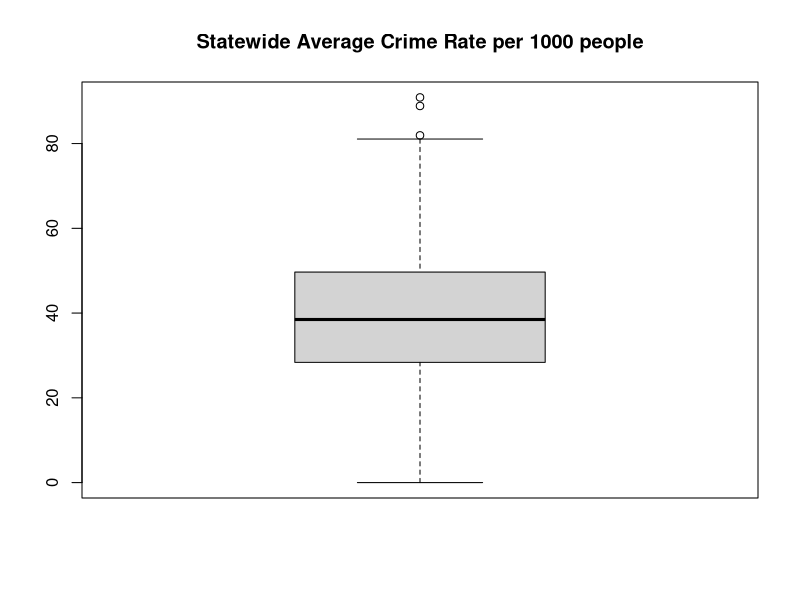
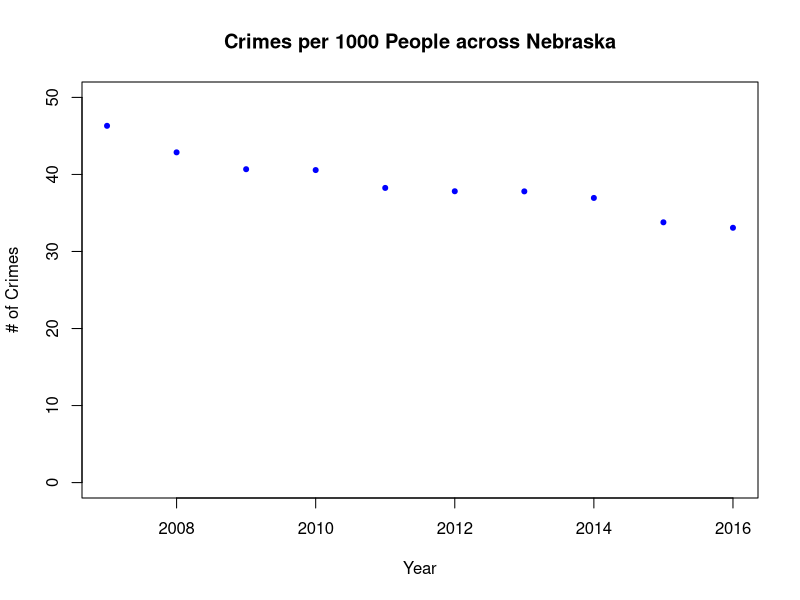
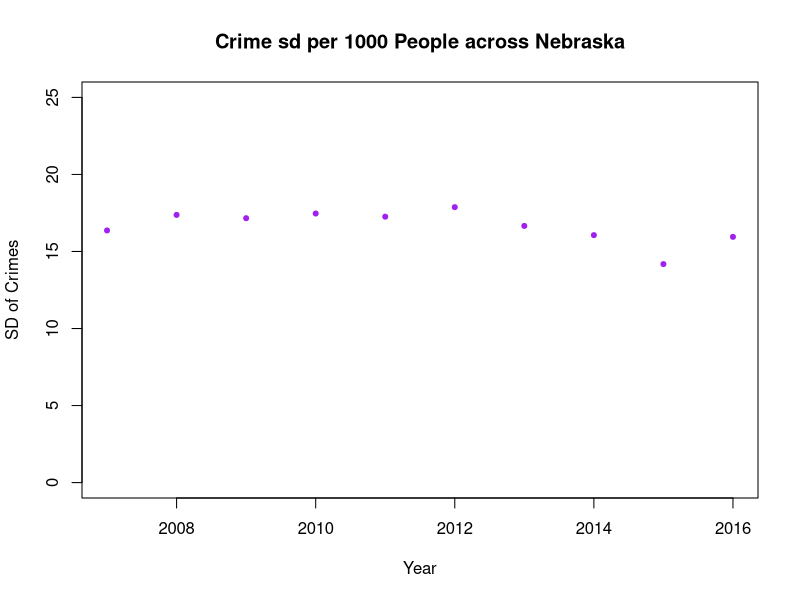
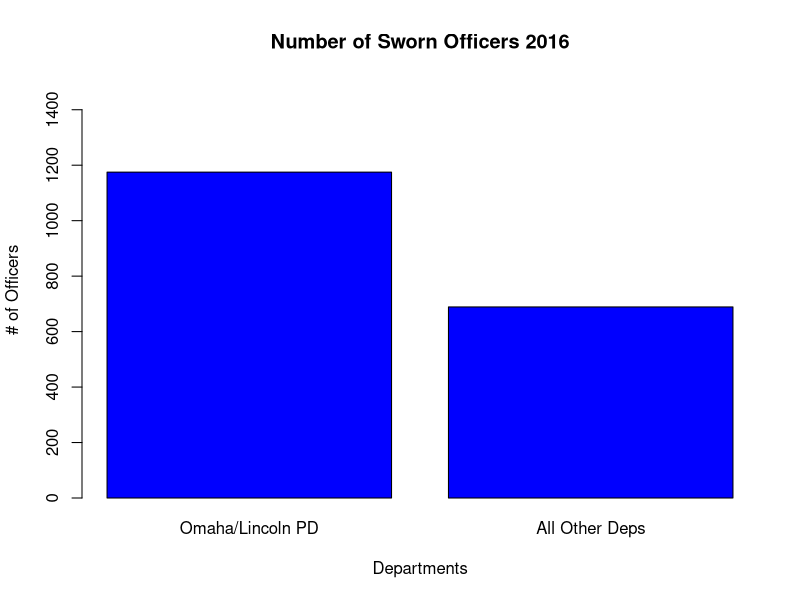
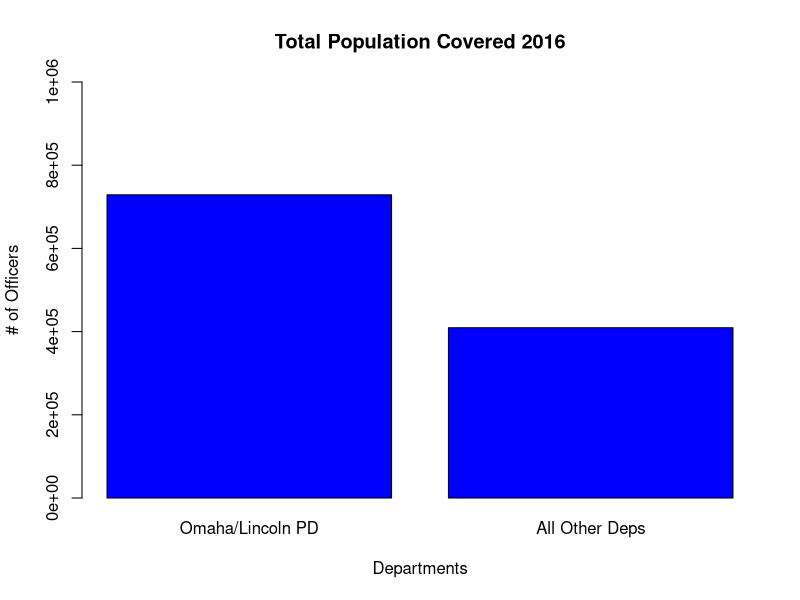
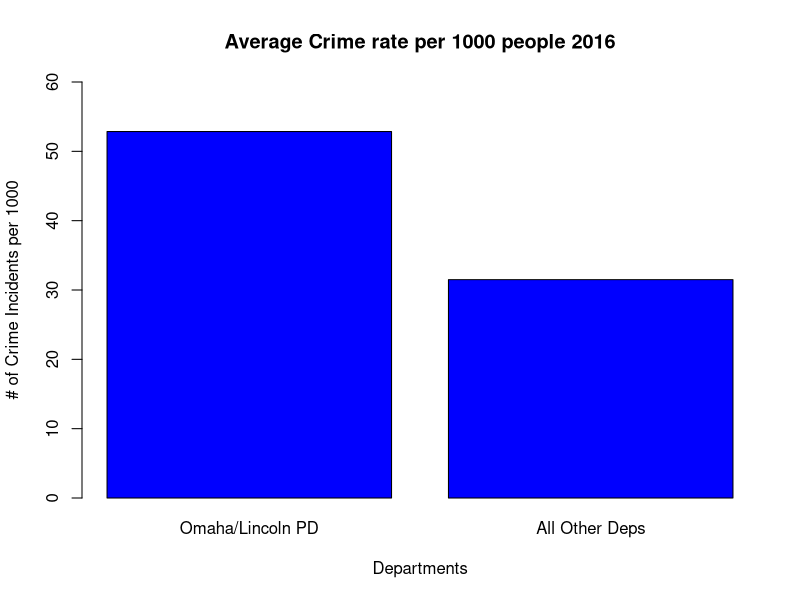
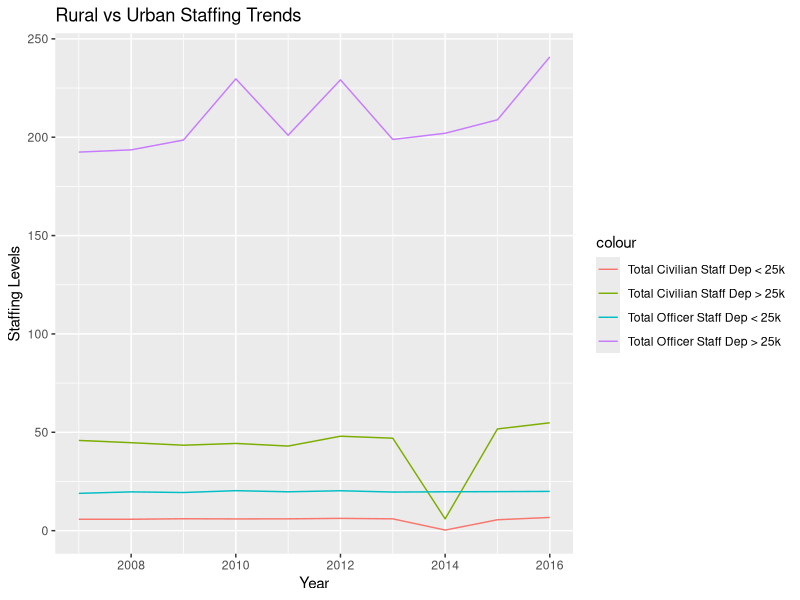
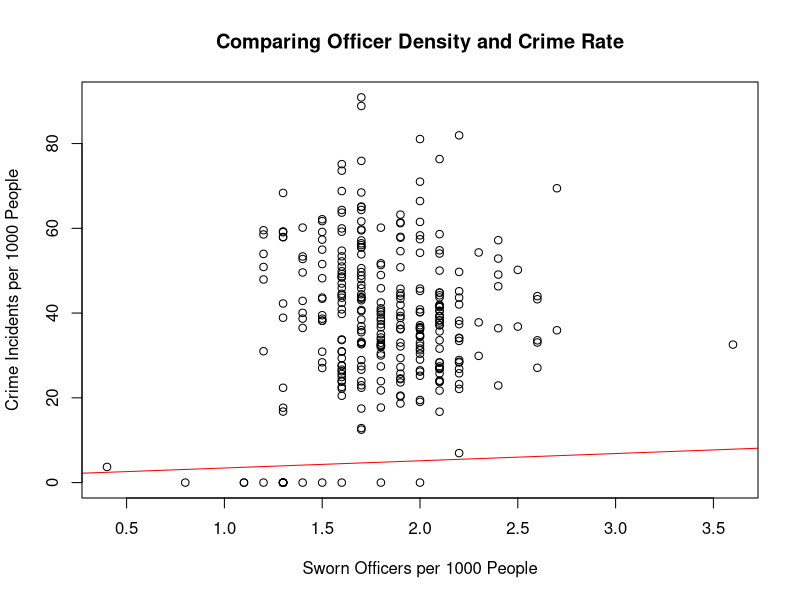

Write R code to recreate these figures, in order.
######################################
### Created by Will Wetzel         ###
### Released under the MIT license ###
### 8086 R Script Deliverable      ###
### 11-1-17                        ###
######################################

###################
### Preparation ###
###################
setwd("~/Documents/GitHub/Data-Rangers/Deliverables/R_Script_Deliverable")
lawCrime <- read.csv("lawStaff_vs_Crime.csv", stringsAsFactors = FALSE)

names(lawCrime)
### Column Names ###
# "year"        "department"  "county"      "ft_so_m"     "ft_so_f"     "ft_c_m"     
# "ft_c_f"      "pt_so"       "pt_c"        "us_so_ft"    "us_so_pt"    "us_c_ft"    
# "us_c_pt"     "pop_covered" "so_per_1000" "num_res_so"  "total_crime"

# Replace null values with 0, from inconsistent data cleaning
columnsToReplace <- lawCrime[,c("us_so_ft", "us_so_pt", "num_res_so",
                      "us_c_ft", "us_c_pt")]
columnsToReplace[is.na(columnsToReplace)] <- 0
lawCrime[,c("us_so_ft", "us_so_pt", "num_res_so",
            "us_c_ft", "us_c_pt")] <- columnsToReplace

# Checking for rows with nulls
# If nothings prints the data has no nulls
nulls <- complete.cases(lawCrime)
nulls
counter <- 0
for (null in nulls) {
  if (!null){
    print(paste("You have nulls at row", counter))
  }
  counter <- counter+1
}

######################
## Statewide Stats ###
######################

# An average of 1.814 sworn officers per 1,000 people in NE for 2007-2016
mean(lawCrime$so_per_1000)

### Crime rate per 1000 people ###

# Create a crime per population covered ratio column
lawCrime$crime_per_pop_covered <- lawCrime$total_crime / lawCrime$pop_covered

# There are an average of 38.88 crimes per 1000 people for 2007-2017 in NE
boxplot(lawCrime$crime_per_pop_covered*1000, main = "Statewide Average Crime Rate per 1000 people")
mean(lawCrime$crime_per_pop_covered*1000)

# Compares average crime per 1000 people by year
yearlyCrimeMeans <- c()
for (year in (unique(lawCrime$year)))
  yearlyCrimeMeans <- append(yearlyCrimeMeans, mean(lawCrime$crime_per_pop_covered[lawCrime$year == year] * 1000))
names(yearlyCrimeMeans) <- c(2007, 2008, 2009, 2010, 2011, 2012, 2013, 2014, 2015, 2016)

plot(names(yearlyCrimeMeans), yearlyCrimeMeans, 
     main = "Crimes per 1000 People across Nebraska",
     xlab = "Year",
     ylab = "# of Crimes",
     ylim = c(0,50),
     pch = 20,
     col = "blue")

# Compares standard deviation of crime per 1000 people by year
yearlyCrimeStandardDev <- c()
for (year in (unique(lawCrime$year)))
  yearlyCrimeStandardDev <- append(yearlyCrimeStandardDev, sd(lawCrime$crime_per_pop_covered[lawCrime$year == year] * 1000))
names(yearlyCrimeStandardDev) <- c(2007, 2008, 2009, 2010, 2011, 2012, 2013, 2014, 2015, 2016)

plot(names(yearlyCrimeStandardDev), yearlyCrimeStandardDev, 
    main = "Crime sd per 1000 People across Nebraska",
    xlab = "Year",
    ylab = "SD of Crimes",
    ylim = c(0,25),
    pch = 20,
    col = "purple")

#########################################
### Departments by Population Covered ###
#########################################
# Comparing Lincoln/Omaha to all other departments

# Split in top 2 departments by pop covered and everyone else,
# looking only at 2016 data
lawCrimeOtherDeps <- lawCrime[lawCrime$year == 2016,]
lawCrimeOtherDeps <- lawCrimeOtherDeps[order(-lawCrimeOtherDeps$pop_covered),]
lawCrimeTopDeps <- lawCrimeOtherDeps[1:2,]
lawCrimeOtherDeps <- lawCrimeOtherDeps[c(-1,-2),]

# Comparing number of full-time Sworn Officers
numSo <- sum(lawCrimeTopDeps$ft_so_m, lawCrimeTopDeps$ft_so_f)
numSo <- c(numSo, sum(lawCrimeOtherDeps$ft_so_m, lawCrimeOtherDeps$ft_so_f))
names(numSo) <- c("Omaha/Lincoln PD", "All Other Deps")
barplot(numSo,
        main = "Number of Sworn Officers 2016",
        xlab = "Departments",
        ylab = "# of Officers",
        col = "blue",
        ylim = c(0,1500))

# Comparing population covered
popCovered <- sum(lawCrimeTopDeps$pop_covered)
popCovered <- c(popCovered, sum(lawCrimeOtherDeps$pop_covered))
names(popCovered) <- c("Omaha/Lincoln PD", "All Other Deps")
barplot(popCovered,
        main = "Total Population Covered 2016",
        xlab = "Departments",
        ylab = "# of Officers",
        col = "blue",
        ylim = c(0, 1000000))

### Average crime per 1000 people by locality ###
localCrime <- c(mean(lawCrimeTopDeps$crime_per_pop_covered)*1000)
localCrime <- c(localCrime, mean(lawCrimeOtherDeps$crime_per_pop_covered*1000))
names(localCrime) <- c("Omaha/Lincoln PD", "All Other Deps")
barplot(localCrime,
        main = "Average Crime rate per 1000 people 2016",
        xlab = "Departments",
        ylab = "# of Crime Incidents per 1000",
        col = "blue",
        ylim = c(0, 60))

##################################################
### Comparing urban vs rural department trends ###
##################################################
# Urban defined as pop. covered > 25,000 people

# Split into departments which cover more than 25,000, and less than 25,000 people
lawCrimeOver25k <- lawCrime[lawCrime$pop_covered >= 25000,]
lawCrimeUnder25k <- lawCrime[lawCrime$pop_covered < 25000,]

### Comparing hiring rates of civilian and sworn officers by population rates

# Create a total full time officer column,
# combining male and female records
lawCrimeOver25k$total_so <- (lawCrimeOver25k$ft_so_m + lawCrimeOver25k$ft_so_f)
lawCrimeUnder25k$total_so <- (lawCrimeUnder25k$ft_so_m + lawCrimeUnder25k$ft_so_f)
# Same for full time civilians
lawCrimeOver25k$total_c <- lawCrimeOver25k$ft_c_m + lawCrimeOver25k$ft_c_f
lawCrimeUnder25k$total_c <- lawCrimeUnder25k$ft_c_m + lawCrimeUnder25k$ft_c_f

# Getting average amount of staff for each year, 
# for both department with population coverage > and < than 25k
years <- c(2007, 2008, 2009, 2010, 2011, 2012, 2013, 2014, 2015, 2016)
annualOfficerHiresOver25k <- c()
annualCivilianHiresOver25k <- c()
annualOfficerHiresUnder25k <- c()
annualCivilianHiresUnder25k <- c()
for (year in years) {
  annualOfficerHiresOver25k <- c(annualOfficerHiresOver25k, mean(lawCrimeOver25k$total_so[lawCrimeOver25k$year == year]))
  annualCivilianHiresOver25k <- c(annualCivilianHiresOver25k, mean(lawCrimeOver25k$total_c[lawCrimeOver25k$year == year]))
  annualOfficerHiresUnder25k <- c(annualOfficerHiresUnder25k, mean(lawCrimeUnder25k$total_so[lawCrimeUnder25k$year == year]))
  annualCivilianHiresUnder25k <- c(annualCivilianHiresUnder25k, mean(lawCrimeUnder25k$total_c[lawCrimeUnder25k$year == year]))
  }

# Plotting Hiring Results
library(ggplot2)
combinedHiring <- data.frame(annualOfficerHiresOver25k,
                             annualCivilianHiresOver25k,
                             annualOfficerHiresUnder25k,
                             annualCivilianHiresUnder25k)
combinedHiring$year <- years
ggplot(data = combinedHiring, aes(x=year)) +
      geom_line(aes(y = annualOfficerHiresOver25k, colour = "Total Officer Staff Dep > 25k")) +
      geom_line(aes(y = annualCivilianHiresOver25k, colour = "Total Civilian Staff Dep > 25k")) +
      geom_line(aes(y = annualOfficerHiresUnder25k, colour = "Total Officer Staff Dep < 25k")) +
      geom_line(aes(y = annualCivilianHiresUnder25k, colour = "Total Civilian Staff Dep < 25k")) +
      ylab("Staffing Levels") + xlab("Year") + 
      ggtitle("Rural vs Urban Staffing Trends")

###########################################
### Comparing SO per 1000 to crime rate ###
###########################################

# We can see more officer density, doesn't correlate to less crime
plot(lawCrime$so_per_1000, lawCrime$crime_per_pop_covered*1000,
     main = "Comparing Officer Density and Crime Rate",
     xlab = "Sworn Officers per 1000 People",
     ylab = "Crime Incidents per 1000 People",
     abline(lm(lawCrime$so_per_1000 ~ lawCrime$crime_per_pop_covered), col = "red"))


